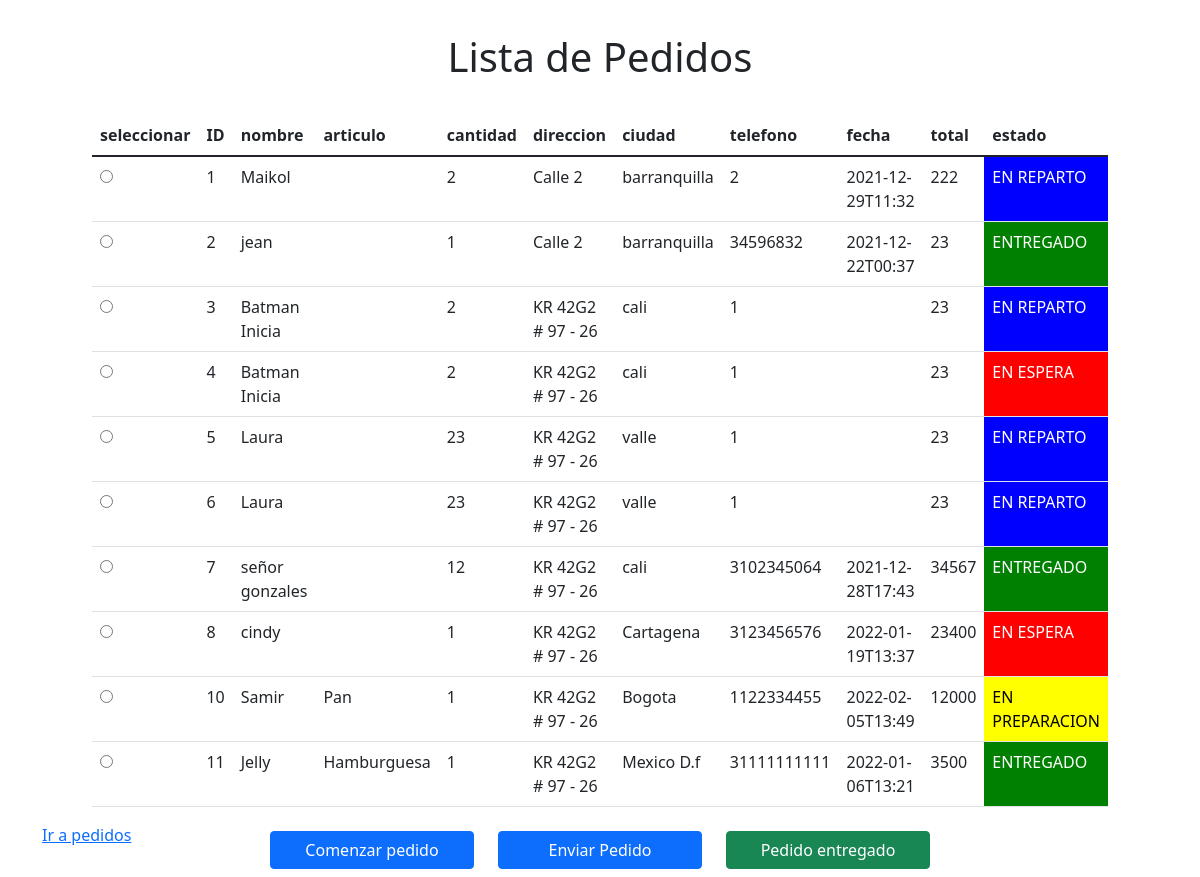
Screenshot of /listaDePedidos with the database file from the repository.
### tables this page shows
CREATE TABLE pedidos (id INTEGER PRIMARY KEY AUTOINCREMENT NOT NULL, nombre STRING (30) NOT NULL, articulo STRING NOT NULL, cantidad NUMERIC NOT NULL, direccion STRING NOT NULL, ciudad STRING NOT NULL, telefono NUMERIC NOT NULL, fecha STRING NOT NULL, total NUMERIC NOT NULL, estado STRING);

### index.py (the view, shortened to what this page needs)
@app.route('/listaDePedidos', methods=['POST', "GET"])
def listaDePedidos():
    try:
        sql = "SELECT * FROM pedidos"
        pedidos = db.getInfoDb(sql)
    except Exception as err :
        print(err)
    return render_template('listaPedidos.html', pedidos=pedidos)

### db/db.py (called while the page is built)
def abrirConexion ():
    db = getattr(g, '_database', None)
    try:
        if db is None:
            db = g._database = sqlite3.connect(DB)
            print("db conectada, Hora: {}".format(time.ctime()))
    except Exception as err:
        print("Error", err)
    return db

def getInfoDb(sql):
    output = None
    try:
        conexion = abrirConexion()
        cur = conexion.cursor()
        cur.execute(sql)
        conexion.commit()
        output = cur.fetchall()
        cur.close()
    except Exception as err:
        print(err)
    return output

### templates/listaPedidos.html (shortened to what this page needs)
<!DOCTYPE html>
<html lang="en">
  <head>
    <link
      href="https://cdn.jsdelivr.net/npm/bootstrap@5.1.3/dist/css/bootstrap.min.css"
      rel="stylesheet"
    />
  </head>
  <body>
    <div class="container">
      <div style="text-align: center; margin-top: 3%; margin-bottom: 3%">
        <h1>Lista de Pedidos</h1>
      </div>
      <form action="" method="post" id="form">
        <div class="row">
          <div class="col"></div>
          <div class="col">
            <table class="table" id="tabla">
              <thead>
                <tr>
                  <th scope="col">seleccionar</th>
                  <th scope="col">ID</th>
                  <th scope="col">nombre</th>
                  <th scope="col">articulo</th>
                  <th scope="col">cantidad</th>
                  <th scope="col">direccion</th>
                  <th scope="col">ciudad</th>
                  <th scope="col">telefono</th>
                  <th scope="col">fecha</th>
                  <th scope="col">total</th>
                  <th scope="col">estado</th>
                </tr>
              </thead>
              <tbody>
                {% for p in pedidos %}
                <tr>
                  <td>
                    <input
                      type="radio"
                      name="options"
                      value="{{p[0]}}"
                      id="{{p[0]}}"
                    />
                  </td>
                  <td>{{p[0]}}</td>
                  <td>{{p[1]}}</td>
                  <td>{{p[2]}}</td>
                  <td>{{p[3]}}</td>
                  <td>{{p[4]}}</td>
                  <td class="ciudad">{{p[5]}}</td>
                  <td>{{p[6]}}</td>
                  <td>{{p[7]}}</td>
                  <td>{{p[8]}}</td>
                  <td style="background-color: aliceblue">{{p[9]}}</td>
                </tr>
                {% endfor %}
              </tbody>
            </table>
          </div>
          <div class="col"></div>
        </div>
        <div class="row">
          <div class="col">
            <a href="{{url_for('pedidos')}}">Ir a pedidos</a>
          </div>
          <div class="col">
            <button
              class="btn btn-primary"
              style="width: 100%; margin-top: 4%; margin-bottom: 4%"
              type="submit"
              value="Comenzar pedido"
              name="preparar"
            >
              Comenzar pedido
            </button>
          </div>
          <div class="col">
            <button
              class="btn btn-primary"
              type="submit"
              value="Enviar Pedido"
              style="width: 100%; margin-top: 4%; margin-bottom: 4%"
              name="enviar"
              id="enviar"
            >
              Enviar Pedido
            </button>
          </div>
          <div class="col">
            <button
              class="btn btn-success"
              type="submit"
              value="Pedido entregado"
              style="width: 100%; margin-top: 4%; margin-bottom: 4%"
              name="entregado"
              id="entregado"
            >
              Pedido entregado
            </button>
          </div>
          <div class="col"></div>
        </div>
      </form>
    </div>
  </body>
</html>

### rows the page displays
pedidos: id "1", nombre "Maikol", cantidad "2", direccion "Calle 2", ciudad "barranquilla", telefono "2", fecha "2021-12-29T11:32", total "222", estado "EN REPARTO"
pedidos: id "2", nombre "jean", cantidad "1", direccion "Calle 2", ciudad "barranquilla", telefono "34596832", fecha "2021-12-22T00:37", total "23", estado "ENTREGADO"
pedidos: id "3", nombre "Batman Inicia", cantidad "2", direccion "KR 42G2 # 97 - 26", ciudad "cali", telefono "1", total "23", estado "EN REPARTO"
pedidos: id "4", nombre "Batman Inicia", cantidad "2", direccion "KR 42G2 # 97 - 26", ciudad "cali", telefono "1", total "23", estado "EN ESPERA"
pedidos: id "5", nombre "Laura", cantidad "23", direccion "KR 42G2 # 97 - 26", ciudad "valle", telefono "1", total "23", estado "EN REPARTO"
pedidos: id "6", nombre "Laura", cantidad "23", direccion "KR 42G2 # 97 - 26", ciudad "valle", telefono "1", total "23", estado "EN REPARTO"
pedidos: id "7", nombre "señor gonzales", cantidad "12", direccion "KR 42G2 # 97 - 26", ciudad "cali", telefono "3102345064", fecha "2021-12-28T17:43", total "34567", estado "ENTREGADO"
pedidos: id "8", nombre "cindy", cantidad "1", direccion "KR 42G2 # 97 - 26", ciudad "Cartagena", telefono "3123456576", fecha "2022-01-19T13:37", total "23400", estado "EN ESPERA"
pedidos: id "10", nombre "Samir", articulo "Pan", cantidad "1", direccion "KR 42G2 # 97 - 26", ciudad "Bogota", telefono "1122334455", fecha "2022-02-05T13:49", total "12000", estado "EN PREPARACION"
pedidos: id "11", nombre "Jelly", articulo "Hamburguesa", cantidad "1", direccion "KR 42G2 # 97 - 26", ciudad "Mexico D.f", telefono "31111111111", fecha "2022-01-06T13:21", total "3500", estado "ENTREGADO"
